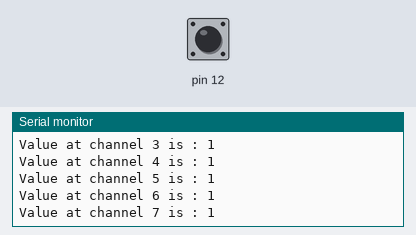
Bench run of a sketch on a simulated Arduino Uno, built with avr-gcc and run on an emulated ATmega328P. On the bench: the last lines printed to the serial monitor. The test bench sets the inputs (shaded band); at power-on: pin 12 HIGH.

Above: at 1.2 s.
1.3 s: pin 12 pulled LOW for 0.15 s
At 1.48 s:
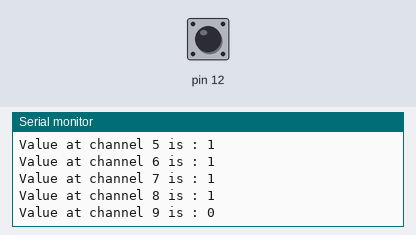
2.9 s: pin 12 pulled LOW for 1 s
At 3.14 s:
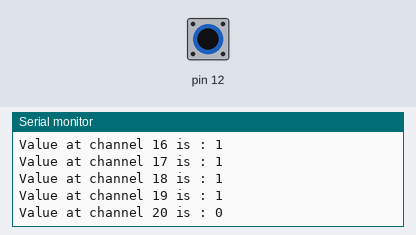
5.4 s: pin 12 pulled LOW for 0.15 s
At 5.54 s:
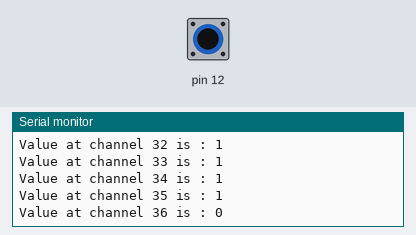
Timing chart, 0 to 8.4 s (numbered marks = the images above; inputs shaded):
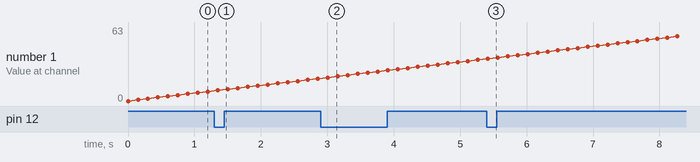

Measured:
- after the input at 1.3 s, the serial monitor: prints a new line after 0.05 s (image 1)
- after the input at 2.9 s, the serial monitor: prints a new line after 0.11 s (image 2)
- after the input at 5.4 s, the serial monitor: prints a new line at once (image 3)

The sketch:

test_4_mux.ino
```cpp
const byte MUX_ADDR [4] = {A3, A2, A1, A0};
const byte MUX_SELECT [4] = {13, 9, 8, 7};
const byte MUX_OUTPUT (12);
const byte MUX_CHANNEL[16][4] = {
  {0, 0, 0, 0},
  {1, 0, 0, 0},
  {0, 1, 0, 0},
  {1, 1, 0, 0},
  {0, 0, 1, 0},
  {1, 0, 1, 0},
  {0, 1, 1, 0},
  {1, 1, 1, 0},
  {0, 0, 0, 1},
  {1, 0, 0, 1},
  {0, 1, 0, 1},
  {1, 1, 0, 1},
  {0, 0, 1, 1},
  {1, 0, 1, 1},
  {0, 1, 1, 1},
  {1, 1, 1, 1}
};

void setup() {
  for (byte i = 0; i < 4; i++) {
    pinMode (MUX_ADDR [i], OUTPUT);
    digitalWrite(MUX_ADDR [i], LOW);
    pinMode (MUX_SELECT [i], OUTPUT);
    digitalWrite(MUX_SELECT [i], HIGH);
  }
  pinMode (MUX_OUTPUT, INPUT_PULLUP);
  Serial.begin(9600);
}

void loop() {
  for (byte i = 0; i < 4; i++) {
    digitalWrite(MUX_SELECT[i], LOW);
    for (byte j = 0; j < 16; j++) {
      for (byte k = 0; k < 4; k++) {
        digitalWrite(MUX_ADDR [k], MUX_CHANNEL [j][k]);
      }
      Serial.print("Value at channel ");
      Serial.print(i * 16 + j);
      Serial.print(" is : ");
      Serial.println(digitalRead(MUX_OUTPUT));
      delay(150);
    }
    for (byte l = 0; l < 4; l++) {
        digitalWrite(MUX_SELECT[l], HIGH);
    }
  }
}
```
